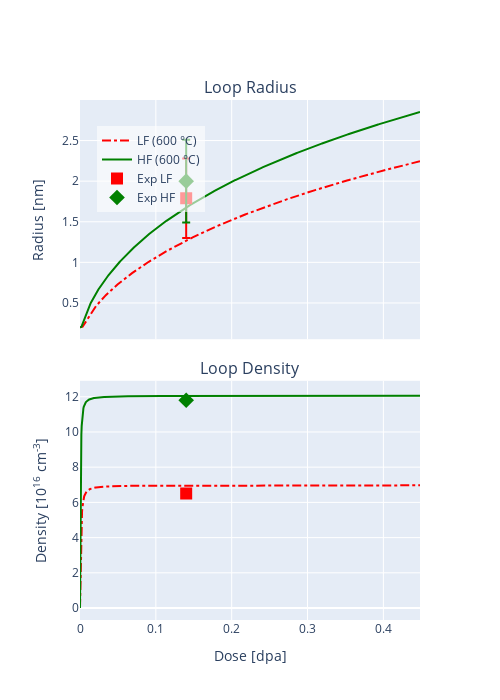

Notebook code for this chart:
### Code cell
fig = plotting_report(exp_data, results, G_0)

### Figure 1 — Plotly figure (JSON) as saved in the notebook; plotly's stock layout.template omitted (floating-point values rounded to 4 significant figures; data arrays with more than 128 entries replaced by an {"elided": "..."} marker saying what was removed)
{"data": [{"line": {"color": "red", "dash": "dashdot"}, "mode": "lines", "name": "LF (600 °C)", "type": "scatter", "x": {"elided": "1000 float values"}, "xaxis": "x", "y": {"elided": "1000 float values"}, "yaxis": "y"}, {"line": {"color": "green"}, "mode": "lines", "name": "HF (600 °C)", "type": "scatter", "x": {"elided": "1000 float values"}, "xaxis": "x", "y": {"elided": "1000 float values"}, "yaxis": "y"}, {"error_y": {"array": [0.49], "type": "data"}, "marker": {"color": "red", "size": 12, "symbol": "square"}, "mode": "markers", "name": "Exp LF", "type": "scatter", "x": [0.14], "xaxis": "x", "y": [1.79], "yaxis": "y"}, {"error_y": {"array": [0.51], "type": "data"}, "marker": {"color": "green", "size": 12, "symbol": "diamond"}, "mode": "markers", "name": "Exp HF", "type": "scatter", "x": [0.14], "xaxis": "x", "y": [2], "yaxis": "y"}, {"line": {"color": "red", "dash": "dashdot"}, "mode": "lines", "name": "LF (600 °C)", "showlegend": false, "type": "scatter", "x": {"elided": "1000 float values"}, "xaxis": "x2", "y": {"elided": "1000 float values"}, "yaxis": "y2"}, {"line": {"color": "green"}, "mode": "lines", "name": "HF (600 °C)", "showlegend": false, "type": "scatter", "x": {"elided": "1000 float values"}, "xaxis": "x2", "y": {"elided": "1000 float values"}, "yaxis": "y2"}, {"marker": {"color": "red", "size": 12, "symbol": "square"}, "mode": "markers", "name": "Exp LF", "showlegend": false, "type": "scatter", "x": [0.14], "xaxis": "x2", "y": [6.5], "yaxis": "y2"}, {"marker": {"color": "green", "size": 12, "symbol": "diamond"}, "mode": "markers", "name": "Exp HF", "showlegend": false, "type": "scatter", "x": [0.14], "xaxis": "x2", "y": [11.8], "yaxis": "y2"}], "layout": {"annotations": [{"font": {"size": 16}, "showarrow": false, "text": "Loop Radius", "x": 0.5, "xanchor": "center", "xref": "paper", "y": 1, "yanchor": "bottom", "yref": "paper"}, {"font": {"size": 16}, "showarrow": false, "text": "Loop Density", "x": 0.5, "xanchor": "center", "xref": "paper", "y": 0.46, "yanchor": "bottom", "yref": "paper"}], "height": 700, "legend": {"bgcolor": "rgba(255,255,255,0.6)", "x": 0.05, "y": 0.95}, "width": 500, "xaxis": {"anchor": "y", "domain": [0, 1], "matches": "x2", "showticklabels": false}, "xaxis2": {"anchor": "y2", "domain": [0, 1], "title": {"text": "Dose [dpa]"}}, "yaxis": {"anchor": "x", "domain": [0.54, 1], "title": {"text": "Radius [nm]"}}, "yaxis2": {"anchor": "x2", "domain": [0, 0.46], "title": {"text": "Density [10<sup>16</sup> cm<sup>-3</sup>]"}}}}
